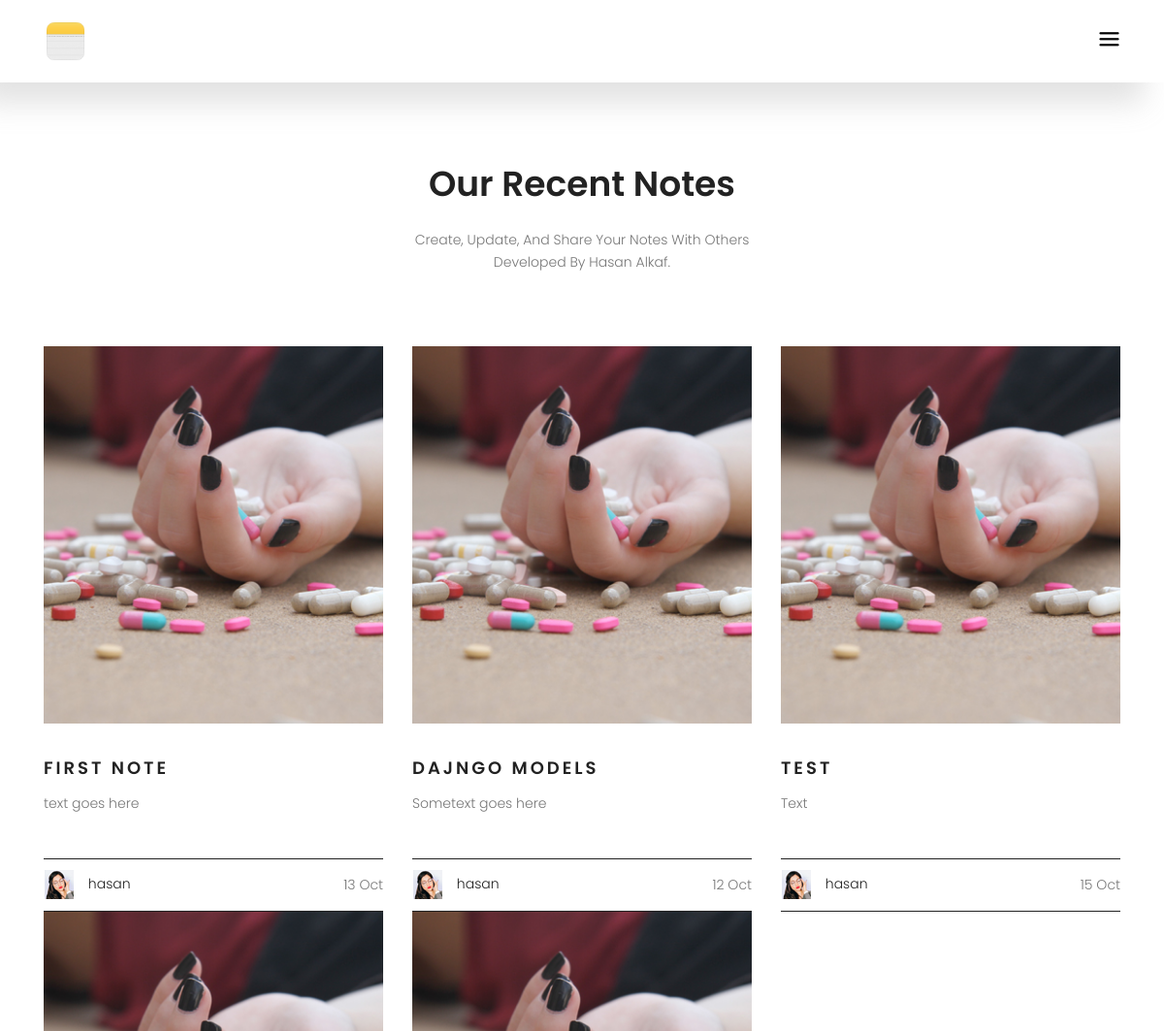
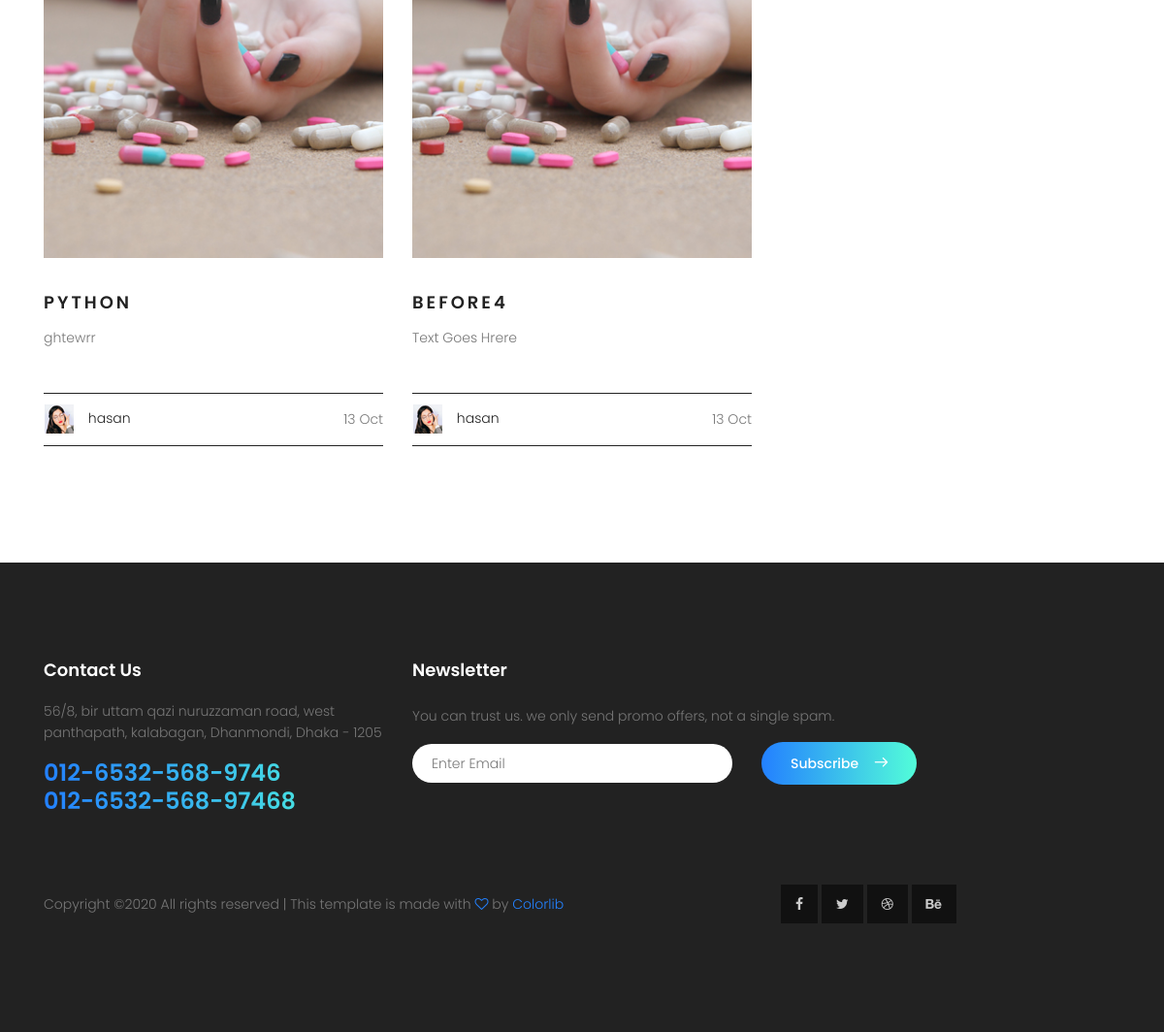
The app's page /notes/ with its own data (2 pictures, top to bottom).
### notes_app/models.py (models this page shows, shortened)
class Note(models.Model):
    user = models.ForeignKey(User, on_delete=models.CASCADE)
    title = models.CharField(max_length=50)
    slug = models.SlugField(null = True, blank=True)
    content = models.TextField(blank=True)
    created = models.DateTimeField(blank=True, default=datetime.datetime.now)
    active = models.BooleanField(default=True)
    tags = models.CharField(blank=True, max_length=100)

### notes_app/views.py (the view)
def all_notes(request):
    all_notes = Note.objects.all()
    context ={
        'all_notes' : all_notes
    }
    return render(request, 'notes.html', context)

### notes_app/templates/notes.html
{% extends "base.html" %}
{% load static %}
{% block body %}
    <section class="blog-area section-gap">
      <div class="container">
        <div class="row justify-content-center">
          <div class="col-md-8 pb-30 header-text">
            <h1>Our Recent Notes</h1>
            <p>
              Create, Update, And Share Your Notes With Others <br> Developed By Hasan Alkaf.
            </p>
          </div>
        </div>
        <div class="row">
          {% for note in all_notes %}
          <div class="single-blog col-lg-4 col-md-4">
            <img class="f-img img-fluid mx-auto" src="{% static 'home-static/img/b1.jpg' %}" alt="">
            <h4>
              <a href="{% url 'notes:note_detail' note.slug %}">{{note.title}}</a>
            </h4>
            <p>
              {{note.content}}	</p>
            <div class="bottom d-flex justify-content-between align-items-center flex-wrap">
              <div>
                <img class="img-fluid" src="{% static 'home-static/img/user.png' %}" alt="">
                <a href="#"><span>{{note.user.username}}</span></a>
              </div>
              <div class="meta">
                {{note.created|date:"j M"}}
              </div>
            </div>
          </div>
          {% endfor %}
        </div>
      </div>
    </section>
{% endblock %}

### static/home-static/css/main.css (style rules this page uses)
body { color: #777777; font-family: "Poppins", sans-serif; font-size: 14px; font-weight: 300; line-height: 1.625em; position: relative; }
a { -webkit-transition: all 0.3s ease 0s; -moz-transition: all 0.3s ease 0s; -o-transition: all 0.3s ease 0s; transition: all 0.3s ease 0s; }
a, a:focus, a:hover { text-decoration: none; outline: 0; }
h1, h2, h3, h4, h5, h6 { font-family: "Poppins", sans-serif; color: #222222; line-height: 1.2em !important; margin-bottom: 0; margin-top: 0; font-weight: 600; }
h1, .h1 { font-size: 36px; }
h4, .h4 { font-size: 20px; }
.pb-30 { padding-bottom: 30px; }
.flex-wrap { -webkit-flex-wrap: wrap; -moz-flex-wrap: wrap; -ms-flex-wrap: wrap; flex-wrap: wrap; }
h1 { font-size: 36px; }
h4 { font-size: 18px; }
h1, h2, h3, h4, h5, h6 { line-height: 1.5em; }
body { position: relative; }
.section-gap { padding: 120px 0; }
.blog-area h1 { text-align: center; margin-bottom: 25px; font-weight: 600; text-transform: capitalize; }
.blog-area p { margin-bottom: 45px; text-align: center; }
.single-blog h4 { text-transform: uppercase; font-weight: 600; letter-spacing: 3px; margin-top: 35px; }
.single-blog a { color: #222; }
.single-blog p { text-align: left; margin-top: 15px; }
.single-blog .bottom { padding: 10px 0; border-top: 1px solid #222; border-bottom: 1px solid #222; }
.single-blog .bottom span { margin-left: 10px; }
.single-blog .f-img { -webkit-transition: all 0.3s ease 0s; -moz-transition: all 0.3s ease 0s; -o-transition: all 0.3s ease 0s; transition: all 0.3s ease 0s; }
p { color: #777; }

### records on screen
Note: title "FIRST NOTE", content "text goes here", user.username "hasan", created "13 Oct"
Note: title "DAJNGO MODELS", content "Sometext goes here", user.username "hasan", created "12 Oct"
Note: title "TEST", content "Text", user.username "hasan", created "15 Oct"
Note: title "PYTHON", content "ghtewrr", user.username "hasan", created "13 Oct"
Note: title "BEFORE4", content "Text Goes Hrere", user.username "hasan", created "13 Oct"
